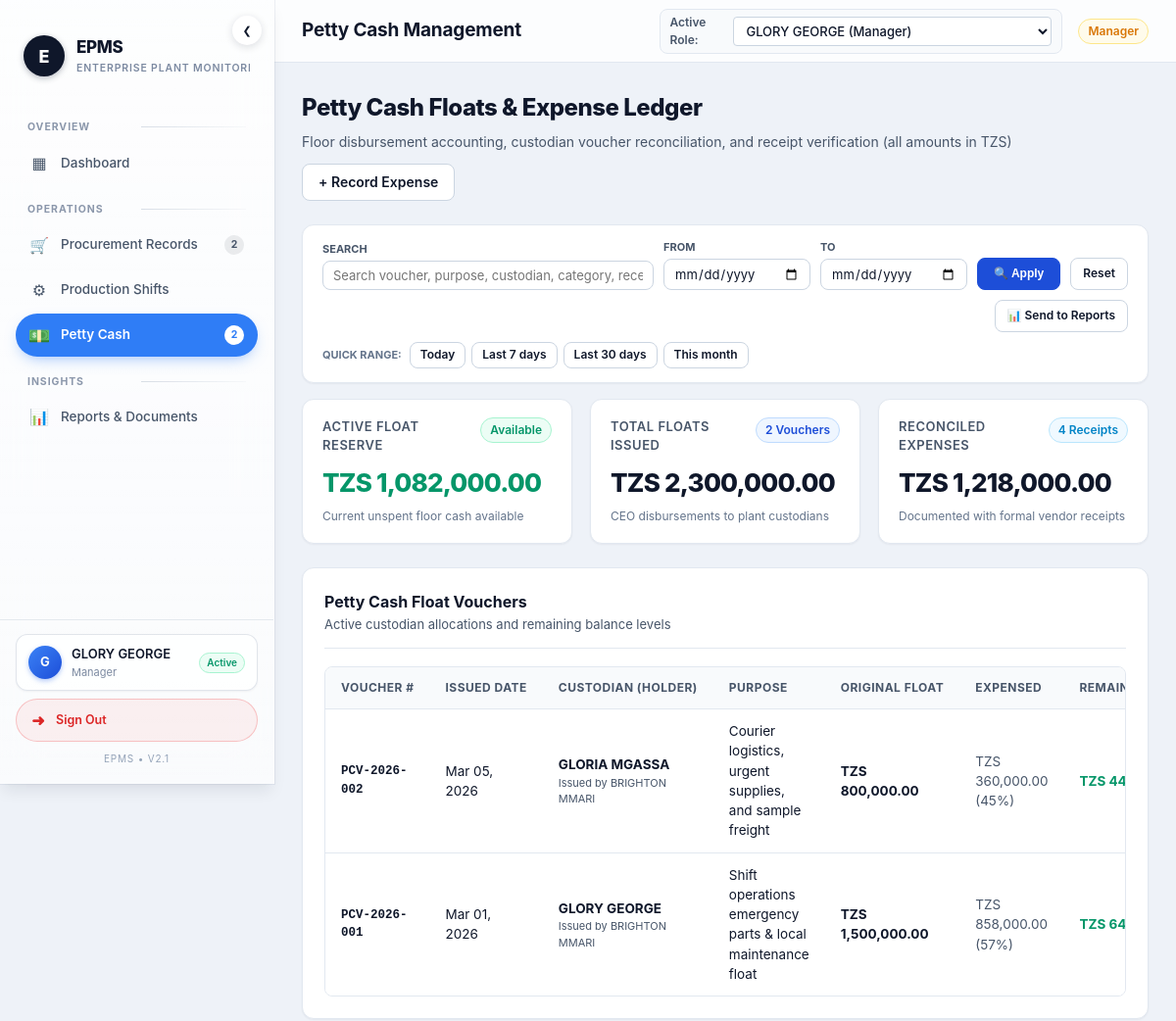
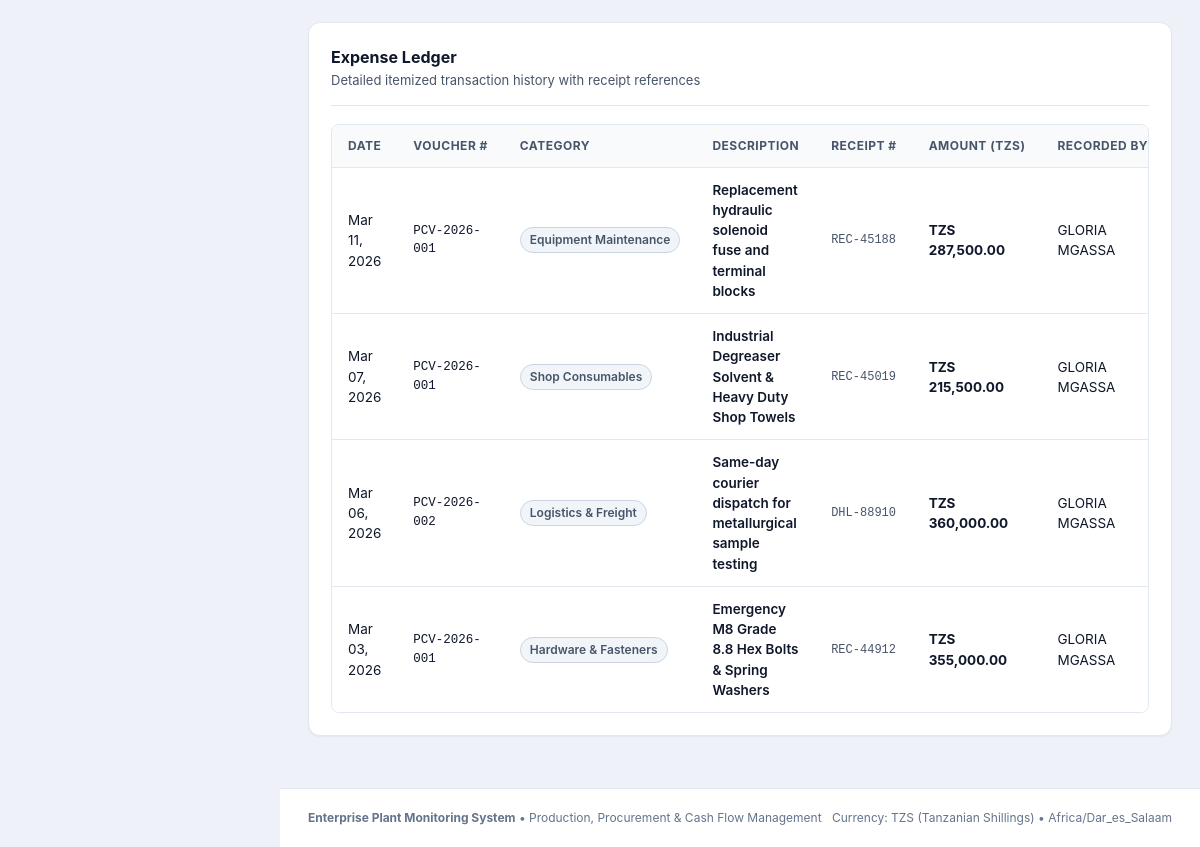
Page /petty_cash.php (signed in) on the committed database (2 pictures, top to bottom).
### tables this page shows
CREATE TABLE `petty_cash_issuances` (
  `id` INT UNSIGNED NOT NULL AUTO_INCREMENT,
  `voucher_no` VARCHAR(30) NOT NULL,
  `issued_to` INT UNSIGNED NULL,
  `issued_by` INT UNSIGNED NULL,
  `amount` DECIMAL(14,2) NOT NULL DEFAULT 0,
  `purpose` VARCHAR(255) NOT NULL,
  `status` VARCHAR(20) NOT NULL DEFAULT 'Active',
  `issued_date` DATE NOT NULL,
  `created_at` DATETIME NOT NULL DEFAULT CURRENT_TIMESTAMP,
  PRIMARY KEY (`id`),
  UNIQUE KEY `uq_issuance_voucher` (`voucher_no`),
  CONSTRAINT `fk_issuance_to` FOREIGN KEY (`issued_to`) REFERENCES `users` (`id`) ON DELETE SET NULL,
  CONSTRAINT `fk_issuance_by` FOREIGN KEY (`issued_by`) REFERENCES `users` (`id`) ON DELETE SET NULL
);

CREATE TABLE `users` (
  `id` INT UNSIGNED NOT NULL AUTO_INCREMENT,
  `name` VARCHAR(120) NOT NULL,
  `username` VARCHAR(60) NOT NULL,
  `password_hash` VARCHAR(255) NOT NULL,
  `password_encrypted` VARBINARY(512) NULL,
  `role` VARCHAR(40) NOT NULL,
  `status` VARCHAR(20) NOT NULL DEFAULT 'Active',
  `created_at` DATETIME NOT NULL DEFAULT CURRENT_TIMESTAMP,
  PRIMARY KEY (`id`),
  UNIQUE KEY `uq_users_username` (`username`)
);

CREATE TABLE `petty_cash_expenses` (
  `id` INT UNSIGNED NOT NULL AUTO_INCREMENT,
  `issuance_id` INT UNSIGNED NOT NULL,
  `expense_date` DATE NOT NULL,
  `category` VARCHAR(60) NOT NULL,
  `description` VARCHAR(255) NOT NULL,
  `amount` DECIMAL(14,2) NOT NULL DEFAULT 0,
  `receipt_no` VARCHAR(60) NOT NULL,
  `approved_by` INT UNSIGNED NULL,
  `created_at` DATETIME NOT NULL DEFAULT CURRENT_TIMESTAMP,
  PRIMARY KEY (`id`),
  CONSTRAINT `fk_expense_issuance` FOREIGN KEY (`issuance_id`) REFERENCES `petty_cash_issuances` (`id`) ON DELETE CASCADE,
  CONSTRAINT `fk_expense_approver` FOREIGN KEY (`approved_by`) REFERENCES `users` (`id`) ON DELETE SET NULL
);

### includes/functions.php (called while the page is built, shortened)
<?php
function formatMoney(float $amount): string {
    return APP_CURRENCY . ' ' . number_format($amount, 2);
}
function formatDate(string $date): string {
    return date('M d, Y', strtotime($date));
}

### petty_cash.php (the view, shortened to what this page needs)
<?php
require_once __DIR__ . '/includes/functions.php';
require_once __DIR__ . '/components/filter_bar.php';
$filter = read_filter_params();
$voucherSql = "";
$stmtVouchers = $db->prepare("
    SELECT i.*,
           u_to.name AS custodian_name,
           u_by.name AS issuer_name,
           COALESCE(SUM(e.amount), 0) AS total_spent
    FROM petty_cash_issuances i
    LEFT JOIN users u_to ON i.issued_to = u_to.id
    LEFT JOIN users u_by ON i.issued_by = u_by.id
    LEFT JOIN petty_cash_expenses e ON e.issuance_id = i.id
    WHERE 1=1 " . $voucherSql . "
    GROUP BY i.id
    ORDER BY i.issued_date DESC, i.id DESC
");
$stmtVouchers->execute();
$vouchers = $stmtVouchers->fetchAll();
$expenseSql = "";
$stmtExpenses = $db->prepare("
    SELECT e.*,
           i.voucher_no,
           u.name AS approver_name
    FROM petty_cash_expenses e
    JOIN petty_cash_issuances i ON e.issuance_id = i.id
    LEFT JOIN users u ON e.approved_by = u.id
    WHERE 1=1 " . $expenseSql . "
    ORDER BY e.expense_date DESC, e.id DESC
");
$stmtExpenses->execute();
$expenses = $stmtExpenses->fetchAll();
$totalIssued = 0;
$totalExpensed = 0;
foreach ($vouchers as $v) {
    if ($v['status'] === 'Active') {
        $totalIssued += (float)$v['amount'];
        $totalExpensed += (float)$v['total_spent'];
    }
}
$netFloat = max(0, $totalIssued - $totalExpensed);
include __DIR__ . '/components/header.php';
?>
<main class="page-container">
    <div class="page-header" style="display:flex; justify-content:space-between; align-items:center; flex-wrap:wrap; gap:12px;">
        <div>
            <h2 class="page-title">Petty Cash Floats &amp; Expense Ledger</h2>
            <p class="page-subtitle">Floor disbursement accounting, custodian voucher reconciliation, and receipt verification (all amounts in TZS)</p>
        </div>
        <div style="display:flex; gap:10px; align-items:center;">
            <?php if (in_array($currentUserRole, ['Accountant', 'Manager'], true)): ?>
                <a href="/petty_cash.php?action=expense" class="btn btn-secondary">+ Record Expense</a>
            <?php else: ?>
                <span class="badge badge-info" style="padding:6px 12px; font-size:12px;">&#128065; Read-Only Inspection</span>
            <?php endif; ?>
        </div>
    </div>
    <div class="stats-grid">
        <div class="stat-card">
            <div class="stat-header">
                <span class="stat-title">Active Float Reserve</span>
                <span class="badge badge-success">Available</span>
            </div>
            <div class="stat-value" style="color:var(--success);"><?= formatMoney($netFloat) ?></div>
            <div class="stat-desc">Current unspent floor cash available</div>
        </div>
        <div class="stat-card">
            <div class="stat-header">
                <span class="stat-title">Total Floats Issued</span>
                <span class="badge badge-primary"><?= count($vouchers) ?> Vouchers<?= ($filter['from'] !== '' || $filter['to'] !== '' || $filter['q'] !== '') ? ' (filtered)' : '' ?></span>
            </div>
            <div class="stat-value"><?= formatMoney($totalIssued) ?></div>
            <div class="stat-desc">CEO disbursements to plant custodians</div>
        </div>
        <div class="stat-card">
            <div class="stat-header">
                <span class="stat-title">Reconciled Expenses</span>
                <span class="badge badge-info"><?= count($expenses) ?> Receipts<?= ($filter['from'] !== '' || $filter['to'] !== '' || $filter['q'] !== '') ? ' (filtered)' : '' ?></span>
            </div>
            <div class="stat-value"><?= formatMoney($totalExpensed) ?></div>
            <div class="stat-desc">Documented with formal vendor receipts</div>
        </div>
    </div>
    <div class="card">
        <div class="card-header">
            <div>
                <h3 class="card-title">Petty Cash Float Vouchers</h3>
                <p class="card-subtitle">Active custodian allocations and remaining balance levels</p>
            </div>
        </div>
        <div class="table-responsive">
            <table class="table">
                <thead>
                    <tr>
                        <th>Voucher #</th>
                        <th>Issued Date</th>
                        <th>Custodian (Holder)</th>
                        <th>Purpose</th>
                        <th>Original Float</th>
                        <th>Expensed</th>
                        <th>Remaining Float</th>
                    </tr>
                </thead>
                <tbody>
                    <?php if (empty($vouchers)): ?>
                        <tr><td colspan="8" class="empty-state">No vouchers match the current search / date filter.</td></tr>
                    <?php else: ?>
                        <?php foreach ($vouchers as $v):
                            $rem = (float)$v['amount'] - (float)$v['total_spent'];
                            $pctUsed = $v['amount'] > 0 ? round(((float)$v['total_spent'] / (float)$v['amount']) * 100) : 0;
                        ?>
                            <tr>
                                <td class="mono"><strong><?= htmlspecialchars($v['voucher_no']) ?></strong></td>
                                <td><?= formatDate($v['issued_date']) ?></td>
                                <td>
                                    <strong><?= htmlspecialchars($v['custodian_name'] ?? 'Unassigned') ?></strong>
                                    <div style="font-size:11px; color:var(--text-muted);">Issued by <?= htmlspecialchars($v['issuer_name'] ?? 'Unknown') ?></div>
                                </td>
                                <td style="max-width:280px;"><?= htmlspecialchars($v['purpose']) ?></td>
                                <td><strong><?= formatMoney((float)$v['amount']) ?></strong></td>
                                <td style="color:var(--text-muted);"><?= formatMoney((float)$v['total_spent']) ?> (<?= $pctUsed ?>%)</td>
                                <td>
                                    <strong style="color: <?= $rem > 0 ? 'var(--success)' : 'var(--danger)' ?>;">
                                        <?= formatMoney($rem) ?>
                                    </strong>
                                </td>
                            </tr>
                        <?php endforeach; ?>
                    <?php endif; ?>
                </tbody>
            </table>
        </div>
    </div>
    <div class="card">
        <div class="card-header">
            <div>
                <h3 class="card-title">Expense Ledger</h3>
                <p class="card-subtitle">Detailed itemized transaction history with receipt references</p>
            </div>
        </div>
        <div class="table-responsive">
            <table class="table">
                <thead>
                    <tr>
                        <th>Date</th>
                        <th>Voucher #</th>
                        <th>Category</th>
                        <th>Description</th>
                        <th>Receipt #</th>
                        <th>Amount (TZS)</th>
                        <th>Recorded By</th>
                    </tr>
                </thead>
                <tbody>
                    <?php if (empty($expenses)): ?>
                        <tr><td colspan="7" class="empty-state">No expenses match the current search / date filter.</td></tr>
                    <?php else: ?>
                        <?php foreach ($expenses as $e): ?>
                            <tr>
                                <td><?= formatDate($e['expense_date']) ?></td>
                                <td class="mono"><?= htmlspecialchars($e['voucher_no']) ?></td>
                                <td><span class="badge badge-secondary"><?= htmlspecialchars($e['category']) ?></span></td>
                                <td style="font-weight:600;"><?= htmlspecialchars($e['description']) ?></td>
                                <td class="mono" style="font-size:12px; color:var(--text-muted);"><?= htmlspecialchars($e['receipt_no']) ?></td>
                                <td><strong style="color:var(--text-main);"><?= formatMoney((float)$e['amount']) ?></strong></td>
                                <td><?= htmlspecialchars($e['approver_name'] ?? 'Unknown') ?></td>
                            </tr>
                        <?php endforeach; ?>
                    <?php endif; ?>
                </tbody>
            </table>
        </div>
    </div>
</main>
<?php include __DIR__ . '/components/footer.php'; ?>

### rows in the picture
petty_cash_issuances: voucher_no "PCV-2026-002", issued_date "Mar 05, 2026", issued_to.name "GLORIA MGASSA", issued_by.name "BRIGHTON MMARI", purpose "Courier logistics, urgent supplies, and sample freight", amount "TZS 800,000.00", total_spent "TZS 360,000.00", pctUsed "45", rem "TZS…"
petty_cash_issuances: voucher_no "PCV-2026-001", issued_date "Mar 01, 2026", issued_to.name "GLORY GEORGE", issued_by.name "BRIGHTON MMARI", purpose "Shift operations emergency parts & local maintenance float", amount "TZS 1,500,000.00", total_spent "TZS 858,000.00", pctUsed "57", rem "TZS…"
petty_cash_expenses: expense_date "Mar 11, 2026", issuance.voucher_no "PCV-2026-001", category "Equipment Maintenance", description "Replacement hydraulic solenoid fuse and terminal blocks", receipt_no "REC-45188", amount "TZS 287,500.00", approved_by.name "GLORIA MGASSA"
petty_cash_expenses: expense_date "Mar 07, 2026", issuance.voucher_no "PCV-2026-001", category "Shop Consumables", description "Industrial Degreaser Solvent & Heavy Duty Shop Towels", receipt_no "REC-45019", amount "TZS 215,500.00", approved_by.name "GLORIA MGASSA"
petty_cash_expenses: expense_date "Mar 06, 2026", issuance.voucher_no "PCV-2026-002", category "Logistics & Freight", description "Same-day courier dispatch for metallurgical sample testing", receipt_no "DHL-88910", amount "TZS 360,000.00", approved_by.name "GLORIA MGASSA"
petty_cash_expenses: expense_date "Mar 03, 2026", issuance.voucher_no "PCV-2026-001", category "Hardware & Fasteners", description "Emergency M8 Grade 8.8 Hex Bolts & Spring Washers", receipt_no "REC-44912", amount "TZS 355,000.00", approved_by.name "GLORIA MGASSA"

### other values in the picture
$icon "▦ 🛒 ⚙ 💵 📊"
$label "Dashboard Procurement Records Production Shifts Petty Cash Reports & Documents"
$badge "2 2"
$currentUserInitial "G"
$currentUserName "GLORY GEORGE"
$currentUserRole "Manager"
$currentUserStatus "Active"
$pageTitle "Petty Cash Management"
formatMoney($netFloat) "TZS 1,082,000.00"
count($vouchers) "2"
formatMoney($totalIssued) "TZS 2,300,000.00"
count($expenses) "4"
formatMoney($totalExpensed) "TZS 1,218,000.00"
APP_NAME "Enterprise Plant Monitoring System"
APP_CURRENCY "TZS"
